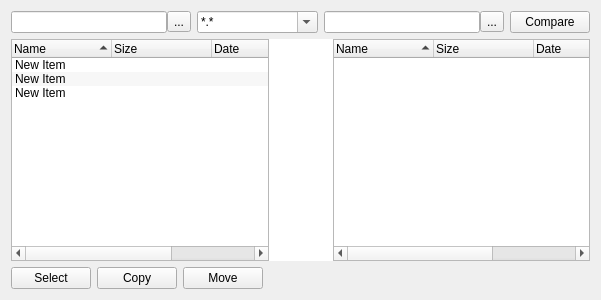
<?xml version="1.0" encoding="UTF-8"?>
<ui version="4.0">
 <class>Widget</class>
 <widget class="QWidget" name="Widget">
  <property name="geometry">
   <rect>
    <x>0</x>
    <y>0</y>
    <width>601</width>
    <height>300</height>
   </rect>
  </property>
  <property name="windowTitle">
   <string>Md5Sync</string>
  </property>
  <property name="styleSheet">
   <string notr="true">QTreeView::item:selected {
   	background-color: rgba(0,120,215,80);
	color: black;
}</string>
  </property>
  <layout class="QVBoxLayout" name="verticalLayout">
   <item>
    <layout class="QHBoxLayout" name="horizontalLayout_4">
     <item>
      <layout class="QHBoxLayout" name="horizontalLayout">
       <property name="spacing">
        <number>0</number>
       </property>
       <item>
        <widget class="QLineEdit" name="leftPathLineEdit"/>
       </item>
       <item>
        <widget class="QToolButton" name="leftPathButton">
         <property name="text">
          <string>...</string>
         </property>
        </widget>
       </item>
      </layout>
     </item>
     <item>
      <widget class="QComboBox" name="filterComboBox">
       <property name="editable">
        <bool>true</bool>
       </property>
       <item>
        <property name="text">
         <string>*.*</string>
        </property>
       </item>
       <item>
        <property name="text">
         <string>*.jpg;*.jpeg;*.png</string>
        </property>
       </item>
       <item>
        <property name="text">
         <string>*.mov;*.mp4</string>
        </property>
       </item>
       <item>
        <property name="text">
         <string>*.mp3</string>
        </property>
       </item>
      </widget>
     </item>
     <item>
      <layout class="QHBoxLayout" name="horizontalLayout_3">
       <property name="spacing">
        <number>0</number>
       </property>
       <item>
        <widget class="QLineEdit" name="rightPathLineEdit"/>
       </item>
       <item>
        <widget class="QToolButton" name="rightPathButton">
         <property name="text">
          <string>...</string>
         </property>
        </widget>
       </item>
      </layout>
     </item>
     <item>
      <widget class="QPushButton" name="compareButton">
       <property name="text">
        <string>Compare</string>
       </property>
      </widget>
     </item>
    </layout>
   </item>
   <item>
    <layout class="QHBoxLayout" name="horizontalLayout_5">
     <property name="spacing">
      <number>0</number>
     </property>
     <item>
      <widget class="QTreeWidget" name="leftTreeWidget">
       <property name="alternatingRowColors">
        <bool>true</bool>
       </property>
       <property name="selectionMode">
        <enum>QAbstractItemView::ExtendedSelection</enum>
       </property>
       <property name="rootIsDecorated">
        <bool>false</bool>
       </property>
       <property name="sortingEnabled">
        <bool>true</bool>
       </property>
       <column>
        <property name="text">
         <string>Name</string>
        </property>
       </column>
       <column>
        <property name="text">
         <string>Size</string>
        </property>
       </column>
       <column>
        <property name="text">
         <string>Date</string>
        </property>
       </column>
       <column>
        <property name="text">
         <string>MD5</string>
        </property>
       </column>
       <item>
        <property name="text">
         <string>New Item</string>
        </property>
       </item>
       <item>
        <property name="text">
         <string>New Item</string>
        </property>
       </item>
       <item>
        <property name="text">
         <string>New Item</string>
        </property>
       </item>
      </widget>
     </item>
     <item>
      <widget class="QGraphicsView" name="graphicsView">
       <property name="maximumSize">
        <size>
         <width>64</width>
         <height>16777215</height>
        </size>
       </property>
       <property name="autoFillBackground">
        <bool>false</bool>
       </property>
       <property name="frameShape">
        <enum>QFrame::NoFrame</enum>
       </property>
       <property name="lineWidth">
        <number>0</number>
       </property>
       <property name="interactive">
        <bool>false</bool>
       </property>
       <property name="renderHints">
        <set>QPainter::Antialiasing</set>
       </property>
      </widget>
     </item>
     <item>
      <widget class="QTreeWidget" name="rightTreeWidget">
       <property name="alternatingRowColors">
        <bool>true</bool>
       </property>
       <property name="selectionMode">
        <enum>QAbstractItemView::ExtendedSelection</enum>
       </property>
       <property name="rootIsDecorated">
        <bool>false</bool>
       </property>
       <property name="sortingEnabled">
        <bool>true</bool>
       </property>
       <column>
        <property name="text">
         <string>Name</string>
        </property>
       </column>
       <column>
        <property name="text">
         <string>Size</string>
        </property>
       </column>
       <column>
        <property name="text">
         <string>Date</string>
        </property>
       </column>
       <column>
        <property name="text">
         <string>MD5</string>
        </property>
       </column>
      </widget>
     </item>
    </layout>
   </item>
   <item>
    <layout class="QHBoxLayout" name="horizontalLayout_2">
     <item>
      <widget class="QPushButton" name="selectButton">
       <property name="text">
        <string>Select</string>
       </property>
      </widget>
     </item>
     <item>
      <widget class="QPushButton" name="copyButton">
       <property name="text">
        <string>Copy</string>
       </property>
      </widget>
     </item>
     <item>
      <widget class="QPushButton" name="moveButton">
       <property name="text">
        <string>Move</string>
       </property>
      </widget>
     </item>
     <item>
      <spacer name="horizontalSpacer">
       <property name="orientation">
        <enum>Qt::Horizontal</enum>
       </property>
       <property name="sizeHint" stdset="0">
        <size>
         <width>40</width>
         <height>20</height>
        </size>
       </property>
      </spacer>
     </item>
    </layout>
   </item>
  </layout>
 </widget>
 <layoutdefault spacing="6" margin="11"/>
 <resources/>
 <connections/>
</ui>
